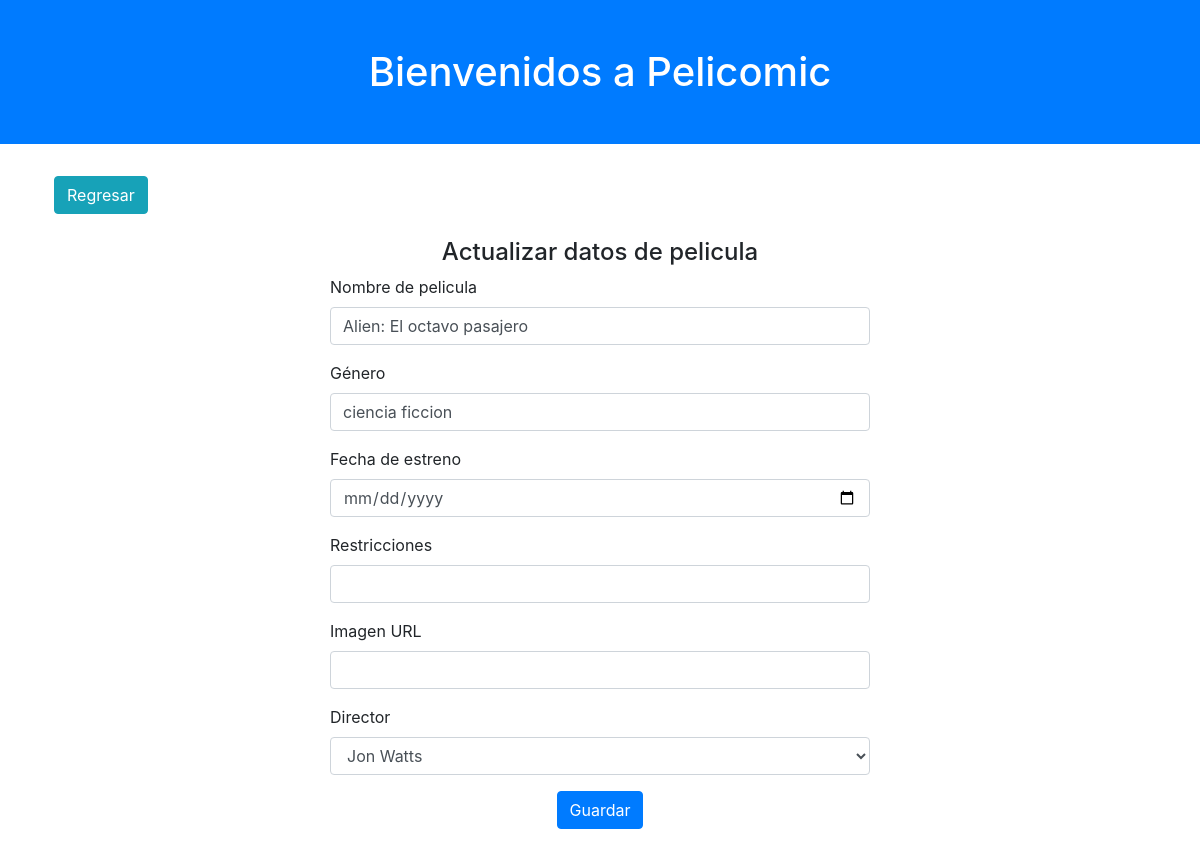
/editar.php?id=9, run on the app's committed database.
### tables this page shows
CREATE TABLE `peliculas` (
  `peli_id` int(10) UNSIGNED NOT NULL,
  `peli_nombre` varchar(255) NOT NULL,
  `peli_genero` varchar(100) NOT NULL,
  `peli_estreno` date NOT NULL,
  `peli_restricciones` varchar(10) DEFAULT NULL,
  `peli_dire_id` int(11) DEFAULT NULL,
  `peli_img` text DEFAULT NULL
);

### editar.php (the view, shortened to what this page needs)
<?php include "conexion.php"; ?>
<!DOCTYPE html>
<html lang="es">
<head>
    <link rel="stylesheet" href="https://cdnjs.cloudflare.com/ajax/libs/bootstrap/4.6.1/css/bootstrap.min.css">
</head>
<body>
    <h1 class="text-center pt-5 pb-5 bg-primary text-white">Bienvenidos a Pelicomic</h1>
    <section class="container">
        <div class="row p-4">
            <a href="./" class="btn btn-info">Regresar</a>
        </div>
        <div class="row justify-content-center">
            <h4 class="text-center col-md-12">Actualizar datos de pelicula</h4>
            <?php
                if(isset($_GET['id'])){
                    $peli_id = $_GET['id'];
                    $query = "SELECT * FROM peliculas WHERE peli_id = {$peli_id}";
                    $query_res = mysqli_query($conexion, $query);
                    $fila = mysqli_fetch_array($query_res);
                }
            ?>
            <form action="" class="col-md-6" method="post">
                <div class="form-group">
                    <label for="peli_nombre">Nombre de pelicula</label>
                    <input type="text" name="peli_nombre" id="peli_nombre" class="form-control" value="<?php echo $fila['peli_nombre']; ?>">
                </div>
                <div class="form-group">
                    <label for="peli_genero">Género</label>
                    <input type="text" name="peli_genero" id="peli_genero" class="form-control" value="<?php echo $fila['peli_genero']; ?>">
                </div>
                <div class="form-group">
                    <label for="peli_estreno">Fecha de estreno</label>
                    <input type="date" name="peli_estreno" id="peli_estreno" class="form-control">
                </div>
                <div class="form-group">
                    <label for="peli_restricciones">Restricciones</label>
                    <input type="text" name="peli_restricciones" id="peli_restricciones" class="form-control">
                </div>
                <div class="form-group">
                    <label for="peli_img">Imagen URL</label>
                    <input type="text" name="peli_img" id="peli_img" class="form-control">
                </div>
                <div class="form-group">
                    <label for="peli_dire_id">Director</label>
                    <select name="peli_dire_id" id="peli_dire_id" class="form-control">
                        <?php
                            $query = "SELECT * FROM directores";
                            $query_resultado = mysqli_query($conexion, $query);
                            while($fila = mysqli_fetch_array($query_resultado)){
                                ?>
                                    <option value="<?php echo $fila['dire_id']; ?>">
                                        <?php echo $fila['dire_nombres'] . " " . $fila['dire_apellidos']; ?>
                                    </option>
                            <?php }
                        ?>
                    </select>
                </div>
                <div class="form-group text-center">
                    <input type="submit" value="Guardar" class="btn btn-primary" name="guardar">
                </div>
            </form>
        </div>
    </section>
</body>
</html>

### data on the page
peliculas: peli_nombre "Alien: El octavo pasajero", peli_genero "ciencia ficcion"

### other printed values
form field peli_dire_id "Jon Watts"
